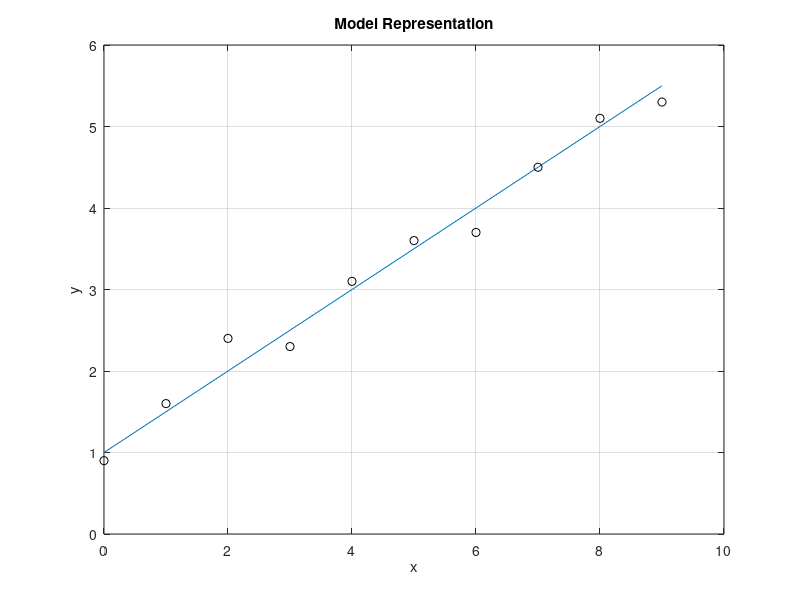

Recreate this plot in MATLAB.
clear; clf;

X = [0:1:9];
Y = 0.5*X + 1;
Y2 = [0.9, 1.6, 2.4, 2.3, 3.1, 3.6, 3.7, 4.5, 5.1, 5.3];

figure;
plot(X,Y, X, Y2, 'ko')
grid on;
title('Model Representation')
xlabel('x')
ylabel('y')
saveas(gcf, 'model_representation.png')
